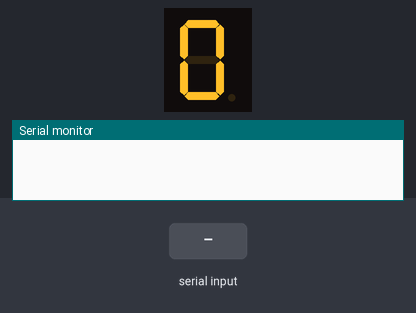
This sketch was run on a simulated Arduino Uno, built with avr-gcc and run on an emulated ATmega328P. On the bench: 1-digit seven-segment display, the last lines printed to the serial monitor. Wiring (inferred from the names in the program): 1-digit 7-segment display, segments lit when LOW: segments pin 2, pin 3, pin 4, pin 5, pin 6, pin 7, pin 8. Inputs (shaded band) come from the test bench. The segment pins are drawn as the display they are named for.

Above: at 1.2 s.
1.3 s: "Duration: A\n" received over the second serial link
At 4.1 s:
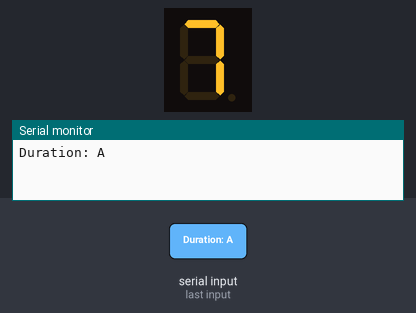
4.3 s: "Duration: C\n" received over the second serial link
At 7.0 s:
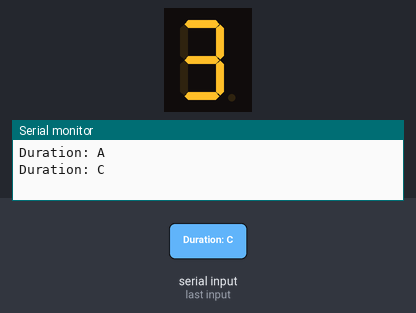
7.3 s: "Duration: B\n" received over the second serial link
At 9.1 s:
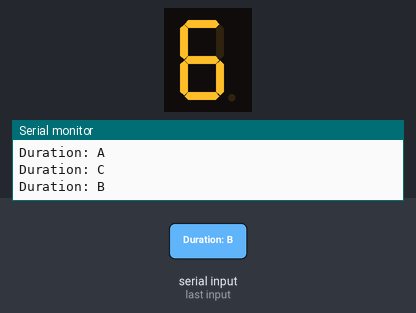
Timing chart, 0 to 10.6 s (numbered marks = the images above; inputs shaded):
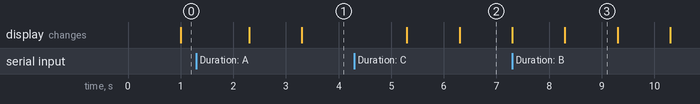

The sketch:

output.ino
```cpp
#include <SoftwareSerial.h>
SoftwareSerial mySerial(10, 11);
bool start = false;
unsigned long lt; // ใช้ unsigned long สำหรับเวลา
int bitpin[] = {2, 3, 4, 5, 6, 7, 8, 9};
int time1[] = {B00111111,B00000110,B01011011,B01001111,B01100110,B01101101,B01111101,B00000111,B01111111,B01101111};
int current_time = 0; //ตัวแปรเก็บเวลาปัจจุบันที่แสดงบน 7-segment

void setup() {
  Serial.begin(4800);
  mySerial.begin(4800);
  for (int i = 0; i < 7; i++) {
    pinMode(bitpin[i], OUTPUT);
  }
  for(int i = 2; i <= 9; i++){
    digitalWrite(i, 1); // ปิด LED ทั้งหมด
  }
}

void loop() {
  if(mySerial.available()) {
    String a = mySerial.readStringUntil('\n');
    a.trim();  // ลบช่องว่างและอักขระพิเศษออก
    Serial.println(a);  // ตรวจสอบค่าที่ได้รับจาก mySerial

    if(a == "Duration: A"){  // เปรียบเทียบแบบตรง
//      Serial.println("Duration A Detected");
      lt = millis();  // เริ่มจับเวลา
      current_time = 8; // ตั้งค่าเริ่มต้นให้ 7-segment เริ่มที่ 9 วินาที
    }
    else if(a == "Duration: B"){
//      Serial.println("Duration B Detected");
      lt = millis();
      current_time = 6;
    }
    else if(a == "Duration: C"){
//      Serial.println("Duration C Detected");
      lt = millis();
      current_time = 4;
    }
    else if(a == "Game Over!!"){
      lt = millis();
      current_time = 0;
    }
  }

  // ตรวจสอบเวลานับถอยหลังทุกๆ 1 วินาที
  if (millis() - lt >= 1000 && current_time >= 0) {
    lt = millis(); // อัปเดตเวลา
    // แสดงผลบน 7-segment
    for(int j = 0; j < 8; j++){
      digitalWrite(bitpin[j], !bitRead(time1[current_time], j));
    }
//    Serial.print("Remaining time: ");
//    Serial.println(current_time);
    current_time--; // ลดเวลาลง 1 วินาที
  }
}
```

Measured:
- after the input at 1.3 s, the display: first changes after 1.0 s (image 1 shows a later state)
- what the display in image 2 shows lasts 1.0 s, from 6.3 s to 7.3 s
